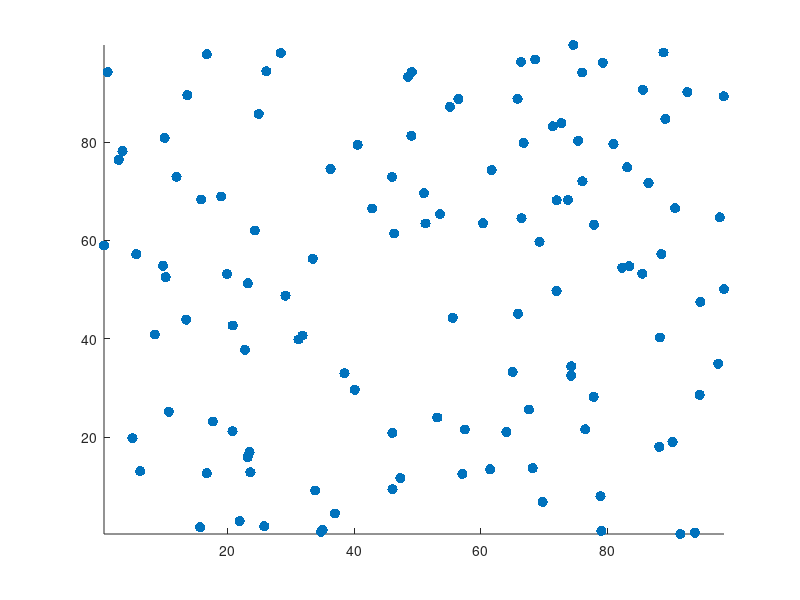

Reproduce this figure in MATLAB. (Note: this script raises an error after producing the figure.)
%% This is a scratch pad for the calculation of the forces from the
%distances. It relies heavily on the 'pdist' function in order to calculate
%the pairwise differences in the positional matrix.

%The code currently is for a square matrix of set A to set B, it will not
%work for a matrix of interconnected nodes without slight modification to
%the next few sections.

%% Here is where the connectivity matrix is calculated

%The number of nodes needs to be explicitly stated.
nodeNum=120;
%Declare the square matrix containing set A -> set B connectivity.
load('testMatBig.csv');
firstFrame=testMatBig;
%making a list of the synapses from the square matrix.
fullsynlist=zeros((nodeNum/2)^2,3);
%This is importing the data from Josh
% load('saveCon.mat');
% firstFrame=saveCon(:,:,59);
%This takes the syn values from the square matrix and puts them into the
%list format.
for f=1:(nodeNum/2)
    for g=1:(nodeNum/2)
        fullsynlist(((f-1)*(nodeNum/2))+g,:)=[f g firstFrame(f,g)];
    end
end
%Adding number to half the nodes for unique indices
fullsynlist(:,2)=fullsynlist(:,2)+(nodeNum/2);
%get a list of the non-zero connections for drawing lines later.
conListReal=fullsynlist(fullsynlist(:,3)~=0,:);
%Get a trimmed list that only includes the IDs of the syn parts.
fullsynlist_trm=(fullsynlist(:,1:2));
%create the nodeList that will be used for the rest of the script
nodeList = unique(fullsynlist_trm(:,:));
%get the total number of nodes
nodeNum = length(nodeList);
%get the unique connection rows (pre post). 
uniqueConn = unique(fullsynlist_trm,'rows');
%make a pairwise list of possible synapses. All of them.
nodeListCombArray = nchoosek(nodeList,2);
%Comment one of the following two lines, depending on whether the node IDs
%are the same as the indices.
% nodeListCombArrayInd = nchoosek(1:length(nodeList),2);
nodeListCombArrayInd = nodeListCombArray;

% %% This is a slow way to make a connectivity matrix
% % Be careful with this. It destroys the directionality of synapses.
% fullsynlist_trm_ord=fullsynlist_trm;
% %go through and sort each of the synapses so that the smaller index is
% %first.
% for s=1:length(fullsynlist_trm_ord)
%     fullsynlist_trm_ord(s,:)=sort(fullsynlist_trm_ord(s,:));
% end
% 
% [synList,b,c]=unique(fullsynlist_trm_ord,'rows');
% f=histc(c,1:numel(b));
% synHist=[synList f];

% %% This part is completely mad.
% 
% %Get the number of synapses for each of those
% %WARNING: THIS LOOP TAKES ABOUT 10 MINUTES TO RUN. CONSIDER PARALLELIZATION
% %OR CHANGING THE APPROACH.
% connDist=[nodeListCombArray nodeListCombArrayInd zeros(length(nodeListCombArray),1)];
% tic
% for n=1:length(fullsynlist_trm_ord)
%     %order the cells for matching the array. WARNING: THIS DESTROYS DIRECTION OF
%     %SYNAPTIC CONTACT!!
%     matchSyn = sort(fullsynlist_trm_ord(n,:));
%     connDist(ismember(connDist(:,1:2),matchSyn,'rows'),5)=(connDist(ismember(connDist(:,1:2),matchSyn,'rows'),5)+1);
% %     connDist(n,3)=sum(ismember(fullsynlist_trm,nodeListCombArray(n,:),'rows'));
% end
% connDist(:,2)=connDist(:,2)-(nodeNum/2);
% 
% toc

%% This is particular to Josh's data format. I need to put the conn strengths into the connDist
%create the con strength array.
connDistDist=zeros(length(nodeListCombArray),1);
%fill up the array with the strengths of the connections
tic
for f=1:(nodeNum/2)
    %The second synapse
    for g=1:(nodeNum/2)
        connDistDist( (((nodeNum-2)*(f-1))-sum(1:(f-2))+(nodeNum/2)+g-1) ,1)=firstFrame(f,g);        
    end
%     disp(toc);
end
toc

%% Set up the dimensions and such

%set the number of dimensions
dimensions = 3;
%set up some random positions for everything
posMat=rand(length(nodeList),dimensions).*100;

%% This is where the static and dynamic nodes are defined

nodeListStatic=[];
nodeListNoForce=[];

%% Prams for the loop

%Note on constants: (Cr/Cc)^(1/3)=optimum distance.
repConst = 5000;
conConst = 1;
Rreducer = 100;
Creducer = 100;
speedGov = 100;
jitScale = 2;
jitMod = 2;

%parameters for the repPulse
repPulseBool = 1;
repPulseMult = 50;
repPulseMod = 10000;

%plotting paramaters
plotMod = 5;
frameCount = 1000;
plotBool=1;
writeBool=1;
lineBool=1;
turnDeg=0;
%remove all connections under this percentile
lineDistCut=33;
%draw lines for every Nth neuron
%can use things like "round((nodeNum/2)/10,0)"
lineNeurPerc=1;
%save the fig files and how often?
figSaveBool=0;
figMod=250;

%does the simulation pause every N frames and spin in a 360 to show the
%figure? Does it draw the lines during this time?
spinBool=1;
spinDeg=18;
spinLineBool=1;

%start the graph
figure('Position',[100 100 800 600]);
g=gca();
hold on;
g=scatter3(posMat(:,1),posMat(:,2),posMat(:,3),500,'.k');
axis tight;
drawnow;

%initiate the other things
i=1;
jpglist={};
logfile='timeLog.txt';
debug=0;
colormap(jet);
testColor=ind2rgb((conListReal(:,3).*(1/(round(max(conListBig(:,3)),5)))),jet);

% log=fopen(logfile,'w');
% fprintf(log,'Time for each step in wave2\n');
% fclose(log);

%set up the video file for recording
if writeBool==1
    vidObj=VideoWriter('testing2.avi');
    open(vidObj);
    vidObj.FrameRate=15;
end

%% Loop

for frame=1:frameCount
%     tic;
%     fprintf('%i\n',frame);
    %get a new matrix started to put the new positions into
    oldPosMat=posMat;
    %get the distances and squared distances
    dist=pdist(oldPosMat,'euclidean')';
    distSq=pdist(oldPosMat,'squaredeuclidean')';
    distCb=dist.*distSq;

    parfor ndim=1:dimensions
        
        %Get the positions, slice for the parfor
        currDimPos=oldPosMat(:,ndim);
        %calculate the differences in positions for all of them.
        % Note: this is a potential slow spot because I power and compare
        % and all that.
        currDispArray = (-1).*((-1).^(currDimPos(nodeListCombArrayInd(:,1),:)<currDimPos(nodeListCombArrayInd(:,2),:)).*(pdist(currDimPos,'euclidean')'));
        %Get the repulsive forces
        if repPulseBool==1 && mod(frame,repPulseMod)==0
            repConstTemp=repConst*repPulseMult;
        else
            repConstTemp=repConst;
        end
        currRepForceArray = (repConstTemp.*(-currDispArray)./distCb);
        currRepForceArray(currRepForceArray>500,:)=500;
        currRepForceArray(currRepForceArray<(-500),:)=(-500);
        %Get the connective forces
        currAttForceArray = currDispArray.*connDistDist.*conConst;
        currAttForceArray(currAttForceArray>500,:)=500;
        currAttForceArray(currAttForceArray<(-500),:)=(-500);
        %Get the net force
        currNetForceArray=currRepForceArray-currAttForceArray;
        deltaDimArray=currRepForceArray+currAttForceArray;
        %speedGoc is a stand-in for actual dynamic oscillation and
        %freak-out control.
        deltaDimArray=deltaDimArray./speedGov;
        %Josh's wizardry to get the lists back to a square.
        sqrInd = sub2ind([nodeNum nodeNum],nodeListCombArrayInd(:,1),nodeListCombArrayInd(:,2));
        con = zeros(nodeNum,nodeNum); 
        con(sqrInd) = deltaDimArray(:,:); %connDistDist(:,:);
        %gotta invert to get the other part of the matrix
        con=con-con';
        %get the sum of the position changes.
        deltaDimPos=sum(con,2);
        
        % Diagnostics
        if debug==1
            repSquare=zeros(nodeNum,nodeNum);
            conSquare=zeros(nodeNum,nodeNum);
            netSquare=zeros(nodeNum,nodeNum);
            repSquare(sqrInd)=currRepForceArray(:,:);
            conSquare(sqrInd)=currAttForceArray(:,:);
            netSquare(sqrInd)=currNetForceArray(:,:);
            repSquare=repSquare-repSquare';
            conSquare=conSquare-conSquare';
            netSquare=netSquare-netSquare';

            HeatMap(repSquare)
            HeatMap(conSquare)
            HeatMap(netSquare)
        end
        
        
        % write the output to the posMat
        
        posMat(:,ndim)=currDimPos+deltaDimPos;
        

    end
    
    %Here is the jitter
    
    if mod(frame,jitMod)==0
%         tic
        jitMat=rand(nodeNum,dimensions).*jitScale;
        posMat=posMat+jitMat;
%         toc
    end
    
%     log=fopen(logfile,'a');
%     fprintf(log,'frame %i - calcsDone: %s\r\n',frame,num2str(toc,'%.3f'));
%     fclose(log);

    if mod(frame,plotMod)==0 && plotBool==1
        hold on;
        cla(g);
%         tic
%         colormap(hsv);
        g=scatter3(posMat(:,1),posMat(:,2),posMat(:,3),500,'.k'); %posMat(:,4),
%         h=scatter3(posMat(7,1),posMat(7,2),posMat(7,3),1000,'.r');
        if lineBool==1
            conListBig=conListReal(conListReal(:,3)>prctile(conListReal(:,3),lineDistCut),:);
            colormap(jet);
            testColor=ind2rgb((conListBig(:,3).*(1/(round(max(conListBig(:,3)),5)))),jet);
            for l=1:(nodeNum/2)
                if mod(l,lineNeurPerc)==0
                    preID=nodeList(l,:);
                    synList=conListBig(conListBig(:,1)==preID,:);
                    for s=1:length(synList(:,1))
                        pre=(synList(s,1));
                        post=(synList(s,2));
                        prepos=posMat(pre,:);
                        postpos=posMat(post,:);
                        prePostPos=[prepos ; postpos];
                        g=line(prePostPos(:,1),prePostPos(:,2),prePostPos(:,3),'Color',testColor(l,:),'LineWidth',1);  %conListReal(l,3),

                    end
                end
                        %post=conListBig(l,2);
                %shortened this to just use the indices that I have. Need
                %to make some from IDs if ID~=index.
            end
        end
        drawnow;
        axis tight;
        axis off;
        camorbit(turnDeg,0,'data',[0,1,0])
        if figSaveBool==1 && mod(frame,figMod)==0
            figname=sprintf('figFile_frame_%i',frame);
            csvwrite(sprintf('figPos_frame_%i',frame),posMat);
            savefig(figname);
            matName=sprintf('posMat_frame_%i',frame);
            save(matName,'posMat');
        end         
        if writeBool==1
%             jpgname = sprintf('new_plotter_1_%i.png',frame);
%             print(jpgname,'-dpng');
%             jpglist{i}=jpgname;
%             i=i+1;
            writeVideo(vidObj,getframe(gcf));
        end
%         log=fopen(logfile,'a');
%         fprintf(log,'frame %i - plotsDone: %s\r\n',frame,num2str(toc,'%.3f'));
%         fclose(log);
    end
end

close(vidObj);

if writeBool==1000
    writerObj = VideoWriter('testout2.avi');
    writerObj.FrameRate=15;
    open(writerObj);
    % pnglist2=string(pnglist);
    for K = 1 : length(jpglist)
      filename = jpglist{K};
    %   fnstr=cellstr(filename);
      thisimage = imread(filename);
      writeVideo(writerObj, thisimage);
    end
    
    close(g);
    close(writerObj);
end

%% This is for speed testing

% 'Just pdist'
% tic
%     nodeListCombArray = nchoosek(nodeList,2);
%     nodeListCombArrayInd = nchoosek(1:length(nodeList),2);    
%     dist=pdist(oldPosMat,'euclidean')';
%     distSq=pdist(oldPosMat,'squaredeuclidean')';
%     distCb=dist.*distSq;
% toc
% 
% %Including the indices takes about 0.03 seconds extra
% 'Pdist plus indices'
% tic
%     nodeListCombArray = nchoosek(nodeList,2);
%     nodeListCombArrayInd = nchoosek(1:length(nodeList),2);
%     disArray = [nodeListCombArrayInd nodeListCombArray pdist(posMat,'euclidean')'];
%     disArraySq = [nodeListCombArrayInd nodeListCombArray pdist(posMat,'squaredeuclidean')'];
%     disArrayCb = [nodeListCombArrayInd nodeListCombArray disArray(:,5).*disArraySq(:,5)];
% toc
% 
% 




